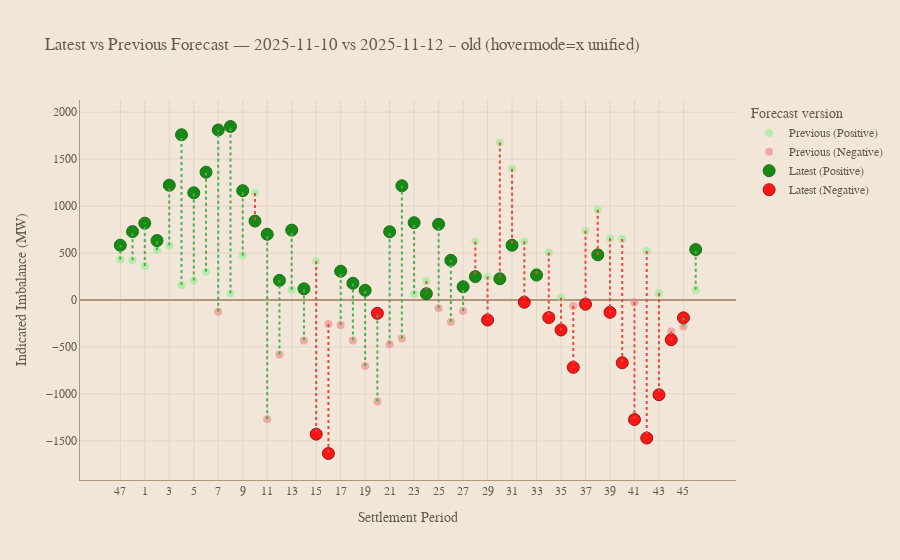
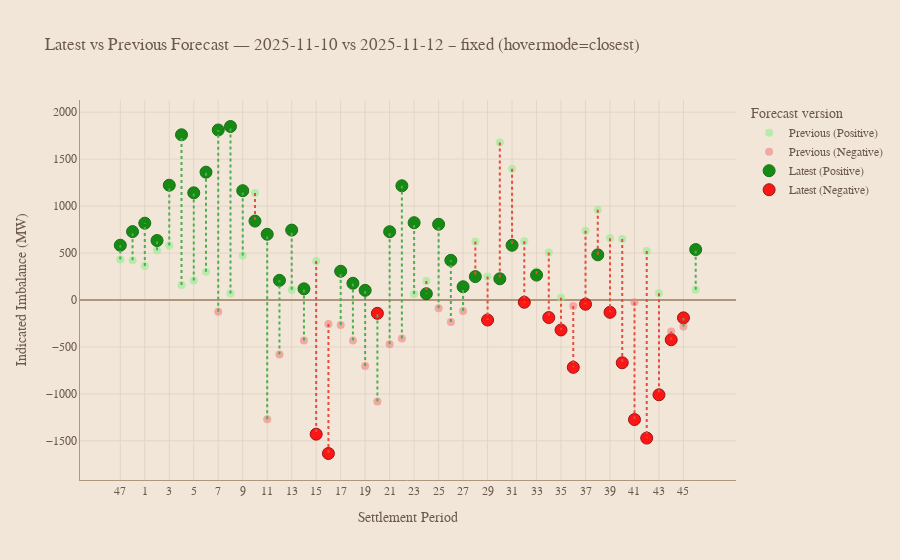
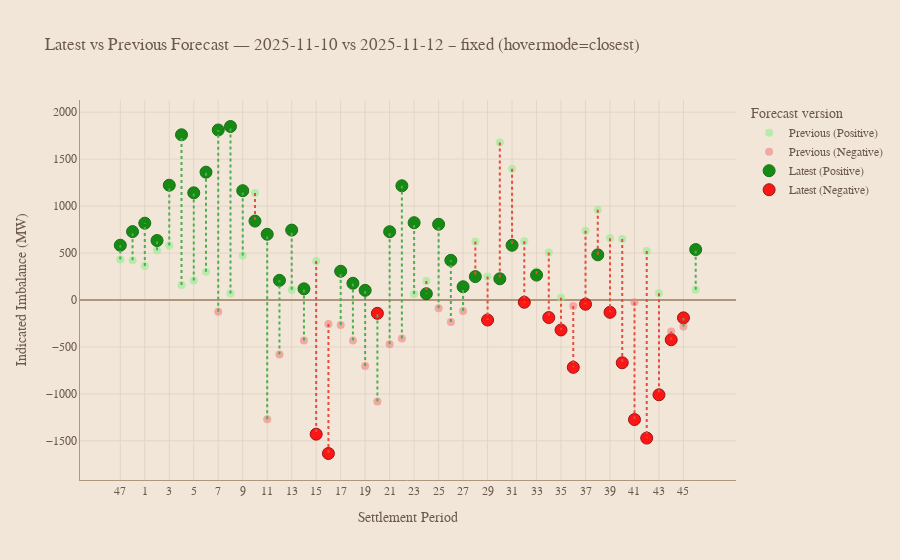

These figures' notebook cell, in order:
### Code cell
test_plot_diff_different_dates(use_ft_style=True)

### Figure 1 — Plotly figure (JSON) as saved in the notebook; plotly's stock layout.template omitted (floating-point values rounded to 4 significant figures)
{"data": [{"hovertemplate": "Previous<br>SP: %{x}<br>Imbalance: %{y:.1f} MW<extra></extra>", "marker": {"color": "lightgreen", "opacity": 0.6, "size": 8}, "mode": "markers", "name": "Previous (Positive)", "type": "scatter", "x": ["47", "48", "1", "2", "3", "4", "6", "5", "8", "9", "10", "13", "15", "23", "24", "28", "29", "30", "31", "32", "33", "34", "35", "37", "38", "39", "40", "42", "43", "46"], "y": [432.0, 423.0, 363.0, 530.0, 580.0, 161.0, 302.0, 208.0, 69.0, 474.0, 1138.0, 109.0, 414.0, 64.0, 202.0, 623.0, 249.0, 1677.0, 1397.0, 626.0, 308.0, 507.0, 25.0, 738.0, 960.0, 658.0, 649.0, 521.0, 71.0, 108.0]}, {"hovertemplate": "Previous<br>SP: %{x}<br>Imbalance: %{y:.1f} MW<extra></extra>", "marker": {"color": "lightcoral", "opacity": 0.6, "size": 8}, "mode": "markers", "name": "Previous (Negative)", "type": "scatter", "x": ["7", "11", "12", "14", "16", "17", "19", "18", "20", "21", "22", "25", "26", "27", "36", "41", "44", "45"], "y": [-126.0, -1269.0, -579.0, -431.0, -255.0, -267.0, -703.0, -431.0, -1080.0, -472.0, -411.0, -88.0, -233.0, -118.0, -65.0, -23.0, -334.0, -282.0]}, {"hovertemplate": "Latest<br>SP: %{x}<br>Imbalance: %{y:.1f} MW<extra></extra>", "marker": {"color": "green", "line": {"color": "darkgreen", "width": 1}, "opacity": 0.9, "size": 12}, "mode": "markers", "name": "Latest (Positive)", "type": "scatter", "x": ["47", "48", "1", "2", "3", "4", "6", "5", "7", "8", "9", "10", "11", "12", "13", "14", "17", "19", "18", "21", "22", "23", "24", "25", "26", "27", "28", "30", "31", "33", "38", "46"], "y": [583.0, 728.0, 818.0, 633.0, 1222.0, 1759.0, 1361.0, 1141.0, 1810.0, 1847.0, 1164.0, 840.0, 700.0, 209.0, 744.0, 119.0, 306.0, 103.0, 178.0, 727.0, 1216.0, 823.0, 67.0, 806.0, 422.0, 141.0, 249.0, 226.0, 583.0, 265.0, 481.0, 537.0]}, {"hovertemplate": "Latest<br>SP: %{x}<br>Imbalance: %{y:.1f} MW<extra></extra>", "marker": {"color": "red", "line": {"color": "darkred", "width": 1}, "opacity": 0.9, "size": 12}, "mode": "markers", "name": "Latest (Negative)", "type": "scatter", "x": ["15", "16", "20", "29", "32", "34", "35", "36", "37", "39", "40", "41", "42", "43", "44", "45"], "y": [-1428.0, -1634.0, -142.0, -213.0, -24.0, -187.0, -319.0, -717.0, -45.0, -131.0, -668.0, -1273.0, -1470.0, -1009.0, -423.0, -190.0]}, {"hoverinfo": "skip", "line": {"color": "#4CAF50", "dash": "dot", "width": 2}, "mode": "lines", "showlegend": false, "type": "scatter", "x": ["47", "47"], "y": [432, 583]}, {"hoverinfo": "skip", "line": {"color": "#4CAF50", "dash": "dot", "width": 2}, "mode": "lines", "showlegend": false, "type": "scatter", "x": ["48", "48"], "y": [423, 728]}, {"hoverinfo": "skip", "line": {"color": "#4CAF50", "dash": "dot", "width": 2}, "mode": "lines", "showlegend": false, "type": "scatter", "x": ["1", "1"], "y": [363, 818]}, {"hoverinfo": "skip", "line": {"color": "#4CAF50", "dash": "dot", "width": 2}, "mode": "lines", "showlegend": false, "type": "scatter", "x": ["2", "2"], "y": [530, 633]}, {"hoverinfo": "skip", "line": {"color": "#4CAF50", "dash": "dot", "width": 2}, "mode": "lines", "showlegend": false, "type": "scatter", "x": ["3", "3"], "y": [580, 1222]}, {"hoverinfo": "skip", "line": {"color": "#4CAF50", "dash": "dot", "width": 2}, "mode": "lines", "showlegend": false, "type": "scatter", "x": ["4", "4"], "y": [161, 1759]}, {"hoverinfo": "skip", "line": {"color": "#4CAF50", "dash": "dot", "width": 2}, "mode": "lines", "showlegend": false, "type": "scatter", "x": ["6", "6"], "y": [302, 1361]}, {"hoverinfo": "skip", "line": {"color": "#4CAF50", "dash": "dot", "width": 2}, "mode": "lines", "showlegend": false, "type": "scatter", "x": ["5", "5"], "y": [208, 1141]}, {"hoverinfo": "skip", "line": {"color": "#4CAF50", "dash": "dot", "width": 2}, "mode": "lines", "showlegend": false, "type": "scatter", "x": ["7", "7"], "y": [-126, 1810]}, {"hoverinfo": "skip", "line": {"color": "#4CAF50", "dash": "dot", "width": 2}, "mode": "lines", "showlegend": false, "type": "scatter", "x": ["8", "8"], "y": [69, 1847]}, {"hoverinfo": "skip", "line": {"color": "#4CAF50", "dash": "dot", "width": 2}, "mode": "lines", "showlegend": false, "type": "scatter", "x": ["9", "9"], "y": [474, 1164]}, {"hoverinfo": "skip", "line": {"color": "#E74C3C", "dash": "dot", "width": 2}, "mode": "lines", "showlegend": false, "type": "scatter", "x": ["10", "10"], "y": [1138, 840]}, {"hoverinfo": "skip", "line": {"color": "#4CAF50", "dash": "dot", "width": 2}, "mode": "lines", "showlegend": false, "type": "scatter", "x": ["11", "11"], "y": [-1269, 700]}, {"hoverinfo": "skip", "line": {"color": "#4CAF50", "dash": "dot", "width": 2}, "mode": "lines", "showlegend": false, "type": "scatter", "x": ["12", "12"], "y": [-579, 209]}, {"hoverinfo": "skip", "line": {"color": "#4CAF50", "dash": "dot", "width": 2}, "mode": "lines", "showlegend": false, "type": "scatter", "x": ["13", "13"], "y": [109, 744]}, {"hoverinfo": "skip", "line": {"color": "#4CAF50", "dash": "dot", "width": 2}, "mode": "lines", "showlegend": false, "type": "scatter", "x": ["14", "14"], "y": [-431, 119]}, {"hoverinfo": "skip", "line": {"color": "#E74C3C", "dash": "dot", "width": 2}, "mode": "lines", "showlegend": false, "type": "scatter", "x": ["15", "15"], "y": [414, -1428]}, {"hoverinfo": "skip", "line": {"color": "#E74C3C", "dash": "dot", "width": 2}, "mode": "lines", "showlegend": false, "type": "scatter", "x": ["16", "16"], "y": [-255, -1634]}, {"hoverinfo": "skip", "line": {"color": "#4CAF50", "dash": "dot", "width": 2}, "mode": "lines", "showlegend": false, "type": "scatter", "x": ["17", "17"], "y": [-267, 306]}, {"hoverinfo": "skip", "line": {"color": "#4CAF50", "dash": "dot", "width": 2}, "mode": "lines", "showlegend": false, "type": "scatter", "x": ["19", "19"], "y": [-703, 103]}, {"hoverinfo": "skip", "line": {"color": "#4CAF50", "dash": "dot", "width": 2}, "mode": "lines", "showlegend": false, "type": "scatter", "x": ["18", "18"], "y": [-431, 178]}, {"hoverinfo": "skip", "line": {"color": "#4CAF50", "dash": "dot", "width": 2}, "mode": "lines", "showlegend": false, "type": "scatter", "x": ["20", "20"], "y": [-1080, -142]}, {"hoverinfo": "skip", "line": {"color": "#4CAF50", "dash": "dot", "width": 2}, "mode": "lines", "showlegend": false, "type": "scatter", "x": ["21", "21"], "y": [-472, 727]}, {"hoverinfo": "skip", "line": {"color": "#4CAF50", "dash": "dot", "width": 2}, "mode": "lines", "showlegend": false, "type": "scatter", "x": ["22", "22"], "y": [-411, 1216]}, {"hoverinfo": "skip", "line": {"color": "#4CAF50", "dash": "dot", "width": 2}, "mode": "lines", "showlegend": false, "type": "scatter", "x": ["23", "23"], "y": [64, 823]}, {"hoverinfo": "skip", "line": {"color": "#E74C3C", "dash": "dot", "width": 2}, "mode": "lines", "showlegend": false, "type": "scatter", "x": ["24", "24"], "y": [202, 67]}, {"hoverinfo": "skip", "line": {"color": "#4CAF50", "dash": "dot", "width": 2}, "mode": "lines", "showlegend": false, "type": "scatter", "x": ["25", "25"], "y": [-88, 806]}, {"hoverinfo": "skip", "line": {"color": "#4CAF50", "dash": "dot", "width": 2}, "mode": "lines", "showlegend": false, "type": "scatter", "x": ["26", "26"], "y": [-233, 422]}, {"hoverinfo": "skip", "line": {"color": "#4CAF50", "dash": "dot", "width": 2}, "mode": "lines", "showlegend": false, "type": "scatter", "x": ["27", "27"], "y": [-118, 141]}, {"hoverinfo": "skip", "line": {"color": "#E74C3C", "dash": "dot", "width": 2}, "mode": "lines", "showlegend": false, "type": "scatter", "x": ["28", "28"], "y": [623, 249]}, {"hoverinfo": "skip", "line": {"color": "#E74C3C", "dash": "dot", "width": 2}, "mode": "lines", "showlegend": false, "type": "scatter", "x": ["29", "29"], "y": [249, -213]}, {"hoverinfo": "skip", "line": {"color": "#E74C3C", "dash": "dot", "width": 2}, "mode": "lines", "showlegend": false, "type": "scatter", "x": ["30", "30"], "y": [1677, 226]}, {"hoverinfo": "skip", "line": {"color": "#E74C3C", "dash": "dot", "width": 2}, "mode": "lines", "showlegend": false, "type": "scatter", "x": ["31", "31"], "y": [1397, 583]}, {"hoverinfo": "skip", "line": {"color": "#E74C3C", "dash": "dot", "width": 2}, "mode": "lines", "showlegend": false, "type": "scatter", "x": ["32", "32"], "y": [626, -24]}, {"hoverinfo": "skip", "line": {"color": "#E74C3C", "dash": "dot", "width": 2}, "mode": "lines", "showlegend": false, "type": "scatter", "x": ["33", "33"], "y": [308, 265]}, {"hoverinfo": "skip", "line": {"color": "#E74C3C", "dash": "dot", "width": 2}, "mode": "lines", "showlegend": false, "type": "scatter", "x": ["34", "34"], "y": [507, -187]}, {"hoverinfo": "skip", "line": {"color": "#E74C3C", "dash": "dot", "width": 2}, "mode": "lines", "showlegend": false, "type": "scatter", "x": ["35", "35"], "y": [25, -319]}, {"hoverinfo": "skip", "line": {"color": "#E74C3C", "dash": "dot", "width": 2}, "mode": "lines", "showlegend": false, "type": "scatter", "x": ["36", "36"], "y": [-65, -717]}, {"hoverinfo": "skip", "line": {"color": "#E74C3C", "dash": "dot", "width": 2}, "mode": "lines", "showlegend": false, "type": "scatter", "x": ["37", "37"], "y": [738, -45]}, {"hoverinfo": "skip", "line": {"color": "#E74C3C", "dash": "dot", "width": 2}, "mode": "lines", "showlegend": false, "type": "scatter", "x": ["38", "38"], "y": [960, 481]}, {"hoverinfo": "skip", "line": {"color": "#E74C3C", "dash": "dot", "width": 2}, "mode": "lines", "showlegend": false, "type": "scatter", "x": ["39", "39"], "y": [658, -131]}, {"hoverinfo": "skip", "line": {"color": "#E74C3C", "dash": "dot", "width": 2}, "mode": "lines", "showlegend": false, "type": "scatter", "x": ["40", "40"], "y": [649, -668]}, {"hoverinfo": "skip", "line": {"color": "#E74C3C", "dash": "dot", "width": 2}, "mode": "lines", "showlegend": false, "type": "scatter", "x": ["41", "41"], "y": [-23, -1273]}, {"hoverinfo": "skip", "line": {"color": "#E74C3C", "dash": "dot", "width": 2}, "mode": "lines", "showlegend": false, "type": "scatter", "x": ["42", "42"], "y": [521, -1470]}, {"hoverinfo": "skip", "line": {"color": "#E74C3C", "dash": "dot", "width": 2}, "mode": "lines", "showlegend": false, "type": "scatter", "x": ["43", "43"], "y": [71, -1009]}, {"hoverinfo": "skip", "line": {"color": "#E74C3C", "dash": "dot", "width": 2}, "mode": "lines", "showlegend": false, "type": "scatter", "x": ["44", "44"], "y": [-334, -423]}, {"hoverinfo": "skip", "line": {"color": "#4CAF50", "dash": "dot", "width": 2}, "mode": "lines", "showlegend": false, "type": "scatter", "x": ["45", "45"], "y": [-282, -190]}, {"hoverinfo": "skip", "line": {"color": "#4CAF50", "dash": "dot", "width": 2}, "mode": "lines", "showlegend": false, "type": "scatter", "x": ["46", "46"], "y": [108, 537]}], "layout": {"font": {"color": "#6b5a4b", "family": "Georgia, serif"}, "hovermode": "x unified", "legend": {"title": {"text": "Forecast version"}}, "paper_bgcolor": "#f2e6d8", "plot_bgcolor": "#f2e6d8", "title": {"text": "Latest vs Previous Forecast — 2025-11-10 vs 2025-11-12 – old (hovermode=x unified)"}, "xaxis": {"categoryarray": ["47", "48", "1", "2", "3", "4", "5", "6", "7", "8", "9", "10", "11", "12", "13", "14", "15", "16", "17", "18", "19", "20", "21", "22", "23", "24", "25", "26", "27", "28", "29", "30", "31", "32", "33", "34", "35", "36", "37", "38", "39", "40", "41", "42", "43", "44", "45", "46"], "categoryorder": "array", "gridcolor": "#e3d5c6", "gridwidth": 1, "linecolor": "#b0977b", "showgrid": true, "tickfont": {"color": "#6b5a4b"}, "title": {"text": "Settlement Period"}}, "yaxis": {"gridcolor": "#e3d5c6", "gridwidth": 1, "linecolor": "#b0977b", "showgrid": true, "tickfont": {"color": "#6b5a4b"}, "title": {"text": "Indicated Imbalance (MW)"}, "zeroline": true, "zerolinecolor": "#b0977b", "zerolinewidth": 2}}}

### Figure 2 — Plotly figure (JSON) as saved in the notebook; plotly's stock layout.template omitted (floating-point values rounded to 4 significant figures)
{"data": [{"hovertemplate": "Previous<br>SP: %{x}<br>Imbalance: %{y:.1f} MW<extra></extra>", "marker": {"color": "lightgreen", "opacity": 0.6, "size": 8}, "mode": "markers", "name": "Previous (Positive)", "type": "scatter", "x": ["47", "48", "1", "2", "3", "4", "6", "5", "8", "9", "10", "13", "15", "23", "24", "28", "29", "30", "31", "32", "33", "34", "35", "37", "38", "39", "40", "42", "43", "46"], "y": [432.0, 423.0, 363.0, 530.0, 580.0, 161.0, 302.0, 208.0, 69.0, 474.0, 1138.0, 109.0, 414.0, 64.0, 202.0, 623.0, 249.0, 1677.0, 1397.0, 626.0, 308.0, 507.0, 25.0, 738.0, 960.0, 658.0, 649.0, 521.0, 71.0, 108.0]}, {"hovertemplate": "Previous<br>SP: %{x}<br>Imbalance: %{y:.1f} MW<extra></extra>", "marker": {"color": "lightcoral", "opacity": 0.6, "size": 8}, "mode": "markers", "name": "Previous (Negative)", "type": "scatter", "x": ["7", "11", "12", "14", "16", "17", "19", "18", "20", "21", "22", "25", "26", "27", "36", "41", "44", "45"], "y": [-126.0, -1269.0, -579.0, -431.0, -255.0, -267.0, -703.0, -431.0, -1080.0, -472.0, -411.0, -88.0, -233.0, -118.0, -65.0, -23.0, -334.0, -282.0]}, {"hovertemplate": "Latest<br>SP: %{x}<br>Imbalance: %{y:.1f} MW<extra></extra>", "marker": {"color": "green", "line": {"color": "darkgreen", "width": 1}, "opacity": 0.9, "size": 12}, "mode": "markers", "name": "Latest (Positive)", "type": "scatter", "x": ["47", "48", "1", "2", "3", "4", "6", "5", "7", "8", "9", "10", "11", "12", "13", "14", "17", "19", "18", "21", "22", "23", "24", "25", "26", "27", "28", "30", "31", "33", "38", "46"], "y": [583.0, 728.0, 818.0, 633.0, 1222.0, 1759.0, 1361.0, 1141.0, 1810.0, 1847.0, 1164.0, 840.0, 700.0, 209.0, 744.0, 119.0, 306.0, 103.0, 178.0, 727.0, 1216.0, 823.0, 67.0, 806.0, 422.0, 141.0, 249.0, 226.0, 583.0, 265.0, 481.0, 537.0]}, {"hovertemplate": "Latest<br>SP: %{x}<br>Imbalance: %{y:.1f} MW<extra></extra>", "marker": {"color": "red", "line": {"color": "darkred", "width": 1}, "opacity": 0.9, "size": 12}, "mode": "markers", "name": "Latest (Negative)", "type": "scatter", "x": ["15", "16", "20", "29", "32", "34", "35", "36", "37", "39", "40", "41", "42", "43", "44", "45"], "y": [-1428.0, -1634.0, -142.0, -213.0, -24.0, -187.0, -319.0, -717.0, -45.0, -131.0, -668.0, -1273.0, -1470.0, -1009.0, -423.0, -190.0]}, {"hoverinfo": "skip", "line": {"color": "#4CAF50", "dash": "dot", "width": 2}, "mode": "lines", "showlegend": false, "type": "scatter", "x": ["47", "47"], "y": [432, 583]}, {"hoverinfo": "skip", "line": {"color": "#4CAF50", "dash": "dot", "width": 2}, "mode": "lines", "showlegend": false, "type": "scatter", "x": ["48", "48"], "y": [423, 728]}, {"hoverinfo": "skip", "line": {"color": "#4CAF50", "dash": "dot", "width": 2}, "mode": "lines", "showlegend": false, "type": "scatter", "x": ["1", "1"], "y": [363, 818]}, {"hoverinfo": "skip", "line": {"color": "#4CAF50", "dash": "dot", "width": 2}, "mode": "lines", "showlegend": false, "type": "scatter", "x": ["2", "2"], "y": [530, 633]}, {"hoverinfo": "skip", "line": {"color": "#4CAF50", "dash": "dot", "width": 2}, "mode": "lines", "showlegend": false, "type": "scatter", "x": ["3", "3"], "y": [580, 1222]}, {"hoverinfo": "skip", "line": {"color": "#4CAF50", "dash": "dot", "width": 2}, "mode": "lines", "showlegend": false, "type": "scatter", "x": ["4", "4"], "y": [161, 1759]}, {"hoverinfo": "skip", "line": {"color": "#4CAF50", "dash": "dot", "width": 2}, "mode": "lines", "showlegend": false, "type": "scatter", "x": ["6", "6"], "y": [302, 1361]}, {"hoverinfo": "skip", "line": {"color": "#4CAF50", "dash": "dot", "width": 2}, "mode": "lines", "showlegend": false, "type": "scatter", "x": ["5", "5"], "y": [208, 1141]}, {"hoverinfo": "skip", "line": {"color": "#4CAF50", "dash": "dot", "width": 2}, "mode": "lines", "showlegend": false, "type": "scatter", "x": ["7", "7"], "y": [-126, 1810]}, {"hoverinfo": "skip", "line": {"color": "#4CAF50", "dash": "dot", "width": 2}, "mode": "lines", "showlegend": false, "type": "scatter", "x": ["8", "8"], "y": [69, 1847]}, {"hoverinfo": "skip", "line": {"color": "#4CAF50", "dash": "dot", "width": 2}, "mode": "lines", "showlegend": false, "type": "scatter", "x": ["9", "9"], "y": [474, 1164]}, {"hoverinfo": "skip", "line": {"color": "#E74C3C", "dash": "dot", "width": 2}, "mode": "lines", "showlegend": false, "type": "scatter", "x": ["10", "10"], "y": [1138, 840]}, {"hoverinfo": "skip", "line": {"color": "#4CAF50", "dash": "dot", "width": 2}, "mode": "lines", "showlegend": false, "type": "scatter", "x": ["11", "11"], "y": [-1269, 700]}, {"hoverinfo": "skip", "line": {"color": "#4CAF50", "dash": "dot", "width": 2}, "mode": "lines", "showlegend": false, "type": "scatter", "x": ["12", "12"], "y": [-579, 209]}, {"hoverinfo": "skip", "line": {"color": "#4CAF50", "dash": "dot", "width": 2}, "mode": "lines", "showlegend": false, "type": "scatter", "x": ["13", "13"], "y": [109, 744]}, {"hoverinfo": "skip", "line": {"color": "#4CAF50", "dash": "dot", "width": 2}, "mode": "lines", "showlegend": false, "type": "scatter", "x": ["14", "14"], "y": [-431, 119]}, {"hoverinfo": "skip", "line": {"color": "#E74C3C", "dash": "dot", "width": 2}, "mode": "lines", "showlegend": false, "type": "scatter", "x": ["15", "15"], "y": [414, -1428]}, {"hoverinfo": "skip", "line": {"color": "#E74C3C", "dash": "dot", "width": 2}, "mode": "lines", "showlegend": false, "type": "scatter", "x": ["16", "16"], "y": [-255, -1634]}, {"hoverinfo": "skip", "line": {"color": "#4CAF50", "dash": "dot", "width": 2}, "mode": "lines", "showlegend": false, "type": "scatter", "x": ["17", "17"], "y": [-267, 306]}, {"hoverinfo": "skip", "line": {"color": "#4CAF50", "dash": "dot", "width": 2}, "mode": "lines", "showlegend": false, "type": "scatter", "x": ["19", "19"], "y": [-703, 103]}, {"hoverinfo": "skip", "line": {"color": "#4CAF50", "dash": "dot", "width": 2}, "mode": "lines", "showlegend": false, "type": "scatter", "x": ["18", "18"], "y": [-431, 178]}, {"hoverinfo": "skip", "line": {"color": "#4CAF50", "dash": "dot", "width": 2}, "mode": "lines", "showlegend": false, "type": "scatter", "x": ["20", "20"], "y": [-1080, -142]}, {"hoverinfo": "skip", "line": {"color": "#4CAF50", "dash": "dot", "width": 2}, "mode": "lines", "showlegend": false, "type": "scatter", "x": ["21", "21"], "y": [-472, 727]}, {"hoverinfo": "skip", "line": {"color": "#4CAF50", "dash": "dot", "width": 2}, "mode": "lines", "showlegend": false, "type": "scatter", "x": ["22", "22"], "y": [-411, 1216]}, {"hoverinfo": "skip", "line": {"color": "#4CAF50", "dash": "dot", "width": 2}, "mode": "lines", "showlegend": false, "type": "scatter", "x": ["23", "23"], "y": [64, 823]}, {"hoverinfo": "skip", "line": {"color": "#E74C3C", "dash": "dot", "width": 2}, "mode": "lines", "showlegend": false, "type": "scatter", "x": ["24", "24"], "y": [202, 67]}, {"hoverinfo": "skip", "line": {"color": "#4CAF50", "dash": "dot", "width": 2}, "mode": "lines", "showlegend": false, "type": "scatter", "x": ["25", "25"], "y": [-88, 806]}, {"hoverinfo": "skip", "line": {"color": "#4CAF50", "dash": "dot", "width": 2}, "mode": "lines", "showlegend": false, "type": "scatter", "x": ["26", "26"], "y": [-233, 422]}, {"hoverinfo": "skip", "line": {"color": "#4CAF50", "dash": "dot", "width": 2}, "mode": "lines", "showlegend": false, "type": "scatter", "x": ["27", "27"], "y": [-118, 141]}, {"hoverinfo": "skip", "line": {"color": "#E74C3C", "dash": "dot", "width": 2}, "mode": "lines", "showlegend": false, "type": "scatter", "x": ["28", "28"], "y": [623, 249]}, {"hoverinfo": "skip", "line": {"color": "#E74C3C", "dash": "dot", "width": 2}, "mode": "lines", "showlegend": false, "type": "scatter", "x": ["29", "29"], "y": [249, -213]}, {"hoverinfo": "skip", "line": {"color": "#E74C3C", "dash": "dot", "width": 2}, "mode": "lines", "showlegend": false, "type": "scatter", "x": ["30", "30"], "y": [1677, 226]}, {"hoverinfo": "skip", "line": {"color": "#E74C3C", "dash": "dot", "width": 2}, "mode": "lines", "showlegend": false, "type": "scatter", "x": ["31", "31"], "y": [1397, 583]}, {"hoverinfo": "skip", "line": {"color": "#E74C3C", "dash": "dot", "width": 2}, "mode": "lines", "showlegend": false, "type": "scatter", "x": ["32", "32"], "y": [626, -24]}, {"hoverinfo": "skip", "line": {"color": "#E74C3C", "dash": "dot", "width": 2}, "mode": "lines", "showlegend": false, "type": "scatter", "x": ["33", "33"], "y": [308, 265]}, {"hoverinfo": "skip", "line": {"color": "#E74C3C", "dash": "dot", "width": 2}, "mode": "lines", "showlegend": false, "type": "scatter", "x": ["34", "34"], "y": [507, -187]}, {"hoverinfo": "skip", "line": {"color": "#E74C3C", "dash": "dot", "width": 2}, "mode": "lines", "showlegend": false, "type": "scatter", "x": ["35", "35"], "y": [25, -319]}, {"hoverinfo": "skip", "line": {"color": "#E74C3C", "dash": "dot", "width": 2}, "mode": "lines", "showlegend": false, "type": "scatter", "x": ["36", "36"], "y": [-65, -717]}, {"hoverinfo": "skip", "line": {"color": "#E74C3C", "dash": "dot", "width": 2}, "mode": "lines", "showlegend": false, "type": "scatter", "x": ["37", "37"], "y": [738, -45]}, {"hoverinfo": "skip", "line": {"color": "#E74C3C", "dash": "dot", "width": 2}, "mode": "lines", "showlegend": false, "type": "scatter", "x": ["38", "38"], "y": [960, 481]}, {"hoverinfo": "skip", "line": {"color": "#E74C3C", "dash": "dot", "width": 2}, "mode": "lines", "showlegend": false, "type": "scatter", "x": ["39", "39"], "y": [658, -131]}, {"hoverinfo": "skip", "line": {"color": "#E74C3C", "dash": "dot", "width": 2}, "mode": "lines", "showlegend": false, "type": "scatter", "x": ["40", "40"], "y": [649, -668]}, {"hoverinfo": "skip", "line": {"color": "#E74C3C", "dash": "dot", "width": 2}, "mode": "lines", "showlegend": false, "type": "scatter", "x": ["41", "41"], "y": [-23, -1273]}, {"hoverinfo": "skip", "line": {"color": "#E74C3C", "dash": "dot", "width": 2}, "mode": "lines", "showlegend": false, "type": "scatter", "x": ["42", "42"], "y": [521, -1470]}, {"hoverinfo": "skip", "line": {"color": "#E74C3C", "dash": "dot", "width": 2}, "mode": "lines", "showlegend": false, "type": "scatter", "x": ["43", "43"], "y": [71, -1009]}, {"hoverinfo": "skip", "line": {"color": "#E74C3C", "dash": "dot", "width": 2}, "mode": "lines", "showlegend": false, "type": "scatter", "x": ["44", "44"], "y": [-334, -423]}, {"hoverinfo": "skip", "line": {"color": "#4CAF50", "dash": "dot", "width": 2}, "mode": "lines", "showlegend": false, "type": "scatter", "x": ["45", "45"], "y": [-282, -190]}, {"hoverinfo": "skip", "line": {"color": "#4CAF50", "dash": "dot", "width": 2}, "mode": "lines", "showlegend": false, "type": "scatter", "x": ["46", "46"], "y": [108, 537]}], "layout": {"font": {"color": "#6b5a4b", "family": "Georgia, serif"}, "hovermode": "closest", "legend": {"title": {"text": "Forecast version"}}, "paper_bgcolor": "#f2e6d8", "plot_bgcolor": "#f2e6d8", "title": {"text": "Latest vs Previous Forecast — 2025-11-10 vs 2025-11-12 – fixed (hovermode=closest)"}, "xaxis": {"categoryarray": ["47", "48", "1", "2", "3", "4", "5", "6", "7", "8", "9", "10", "11", "12", "13", "14", "15", "16", "17", "18", "19", "20", "21", "22", "23", "24", "25", "26", "27", "28", "29", "30", "31", "32", "33", "34", "35", "36", "37", "38", "39", "40", "41", "42", "43", "44", "45", "46"], "categoryorder": "array", "gridcolor": "#e3d5c6", "gridwidth": 1, "linecolor": "#b0977b", "showgrid": true, "tickfont": {"color": "#6b5a4b"}, "title": {"text": "Settlement Period"}}, "yaxis": {"gridcolor": "#e3d5c6", "gridwidth": 1, "linecolor": "#b0977b", "showgrid": true, "tickfont": {"color": "#6b5a4b"}, "title": {"text": "Indicated Imbalance (MW)"}, "zeroline": true, "zerolinecolor": "#b0977b", "zerolinewidth": 2}}}

### Figure 3 — Plotly figure (JSON) as saved in the notebook; plotly's stock layout.template omitted (floating-point values rounded to 4 significant figures)
{"data": [{"hovertemplate": "Previous<br>SP: %{x}<br>Imbalance: %{y:.1f} MW<extra></extra>", "marker": {"color": "lightgreen", "opacity": 0.6, "size": 8}, "mode": "markers", "name": "Previous (Positive)", "type": "scatter", "x": ["47", "48", "1", "2", "3", "4", "6", "5", "8", "9", "10", "13", "15", "23", "24", "28", "29", "30", "31", "32", "33", "34", "35", "37", "38", "39", "40", "42", "43", "46"], "y": [432.0, 423.0, 363.0, 530.0, 580.0, 161.0, 302.0, 208.0, 69.0, 474.0, 1138.0, 109.0, 414.0, 64.0, 202.0, 623.0, 249.0, 1677.0, 1397.0, 626.0, 308.0, 507.0, 25.0, 738.0, 960.0, 658.0, 649.0, 521.0, 71.0, 108.0]}, {"hovertemplate": "Previous<br>SP: %{x}<br>Imbalance: %{y:.1f} MW<extra></extra>", "marker": {"color": "lightcoral", "opacity": 0.6, "size": 8}, "mode": "markers", "name": "Previous (Negative)", "type": "scatter", "x": ["7", "11", "12", "14", "16", "17", "19", "18", "20", "21", "22", "25", "26", "27", "36", "41", "44", "45"], "y": [-126.0, -1269.0, -579.0, -431.0, -255.0, -267.0, -703.0, -431.0, -1080.0, -472.0, -411.0, -88.0, -233.0, -118.0, -65.0, -23.0, -334.0, -282.0]}, {"hovertemplate": "Latest<br>SP: %{x}<br>Imbalance: %{y:.1f} MW<extra></extra>", "marker": {"color": "green", "line": {"color": "darkgreen", "width": 1}, "opacity": 0.9, "size": 12}, "mode": "markers", "name": "Latest (Positive)", "type": "scatter", "x": ["47", "48", "1", "2", "3", "4", "6", "5", "7", "8", "9", "10", "11", "12", "13", "14", "17", "19", "18", "21", "22", "23", "24", "25", "26", "27", "28", "30", "31", "33", "38", "46"], "y": [583.0, 728.0, 818.0, 633.0, 1222.0, 1759.0, 1361.0, 1141.0, 1810.0, 1847.0, 1164.0, 840.0, 700.0, 209.0, 744.0, 119.0, 306.0, 103.0, 178.0, 727.0, 1216.0, 823.0, 67.0, 806.0, 422.0, 141.0, 249.0, 226.0, 583.0, 265.0, 481.0, 537.0]}, {"hovertemplate": "Latest<br>SP: %{x}<br>Imbalance: %{y:.1f} MW<extra></extra>", "marker": {"color": "red", "line": {"color": "darkred", "width": 1}, "opacity": 0.9, "size": 12}, "mode": "markers", "name": "Latest (Negative)", "type": "scatter", "x": ["15", "16", "20", "29", "32", "34", "35", "36", "37", "39", "40", "41", "42", "43", "44", "45"], "y": [-1428.0, -1634.0, -142.0, -213.0, -24.0, -187.0, -319.0, -717.0, -45.0, -131.0, -668.0, -1273.0, -1470.0, -1009.0, -423.0, -190.0]}, {"hoverinfo": "skip", "line": {"color": "#4CAF50", "dash": "dot", "width": 2}, "mode": "lines", "showlegend": false, "type": "scatter", "x": ["47", "47"], "y": [432, 583]}, {"hoverinfo": "skip", "line": {"color": "#4CAF50", "dash": "dot", "width": 2}, "mode": "lines", "showlegend": false, "type": "scatter", "x": ["48", "48"], "y": [423, 728]}, {"hoverinfo": "skip", "line": {"color": "#4CAF50", "dash": "dot", "width": 2}, "mode": "lines", "showlegend": false, "type": "scatter", "x": ["1", "1"], "y": [363, 818]}, {"hoverinfo": "skip", "line": {"color": "#4CAF50", "dash": "dot", "width": 2}, "mode": "lines", "showlegend": false, "type": "scatter", "x": ["2", "2"], "y": [530, 633]}, {"hoverinfo": "skip", "line": {"color": "#4CAF50", "dash": "dot", "width": 2}, "mode": "lines", "showlegend": false, "type": "scatter", "x": ["3", "3"], "y": [580, 1222]}, {"hoverinfo": "skip", "line": {"color": "#4CAF50", "dash": "dot", "width": 2}, "mode": "lines", "showlegend": false, "type": "scatter", "x": ["4", "4"], "y": [161, 1759]}, {"hoverinfo": "skip", "line": {"color": "#4CAF50", "dash": "dot", "width": 2}, "mode": "lines", "showlegend": false, "type": "scatter", "x": ["6", "6"], "y": [302, 1361]}, {"hoverinfo": "skip", "line": {"color": "#4CAF50", "dash": "dot", "width": 2}, "mode": "lines", "showlegend": false, "type": "scatter", "x": ["5", "5"], "y": [208, 1141]}, {"hoverinfo": "skip", "line": {"color": "#4CAF50", "dash": "dot", "width": 2}, "mode": "lines", "showlegend": false, "type": "scatter", "x": ["7", "7"], "y": [-126, 1810]}, {"hoverinfo": "skip", "line": {"color": "#4CAF50", "dash": "dot", "width": 2}, "mode": "lines", "showlegend": false, "type": "scatter", "x": ["8", "8"], "y": [69, 1847]}, {"hoverinfo": "skip", "line": {"color": "#4CAF50", "dash": "dot", "width": 2}, "mode": "lines", "showlegend": false, "type": "scatter", "x": ["9", "9"], "y": [474, 1164]}, {"hoverinfo": "skip", "line": {"color": "#E74C3C", "dash": "dot", "width": 2}, "mode": "lines", "showlegend": false, "type": "scatter", "x": ["10", "10"], "y": [1138, 840]}, {"hoverinfo": "skip", "line": {"color": "#4CAF50", "dash": "dot", "width": 2}, "mode": "lines", "showlegend": false, "type": "scatter", "x": ["11", "11"], "y": [-1269, 700]}, {"hoverinfo": "skip", "line": {"color": "#4CAF50", "dash": "dot", "width": 2}, "mode": "lines", "showlegend": false, "type": "scatter", "x": ["12", "12"], "y": [-579, 209]}, {"hoverinfo": "skip", "line": {"color": "#4CAF50", "dash": "dot", "width": 2}, "mode": "lines", "showlegend": false, "type": "scatter", "x": ["13", "13"], "y": [109, 744]}, {"hoverinfo": "skip", "line": {"color": "#4CAF50", "dash": "dot", "width": 2}, "mode": "lines", "showlegend": false, "type": "scatter", "x": ["14", "14"], "y": [-431, 119]}, {"hoverinfo": "skip", "line": {"color": "#E74C3C", "dash": "dot", "width": 2}, "mode": "lines", "showlegend": false, "type": "scatter", "x": ["15", "15"], "y": [414, -1428]}, {"hoverinfo": "skip", "line": {"color": "#E74C3C", "dash": "dot", "width": 2}, "mode": "lines", "showlegend": false, "type": "scatter", "x": ["16", "16"], "y": [-255, -1634]}, {"hoverinfo": "skip", "line": {"color": "#4CAF50", "dash": "dot", "width": 2}, "mode": "lines", "showlegend": false, "type": "scatter", "x": ["17", "17"], "y": [-267, 306]}, {"hoverinfo": "skip", "line": {"color": "#4CAF50", "dash": "dot", "width": 2}, "mode": "lines", "showlegend": false, "type": "scatter", "x": ["19", "19"], "y": [-703, 103]}, {"hoverinfo": "skip", "line": {"color": "#4CAF50", "dash": "dot", "width": 2}, "mode": "lines", "showlegend": false, "type": "scatter", "x": ["18", "18"], "y": [-431, 178]}, {"hoverinfo": "skip", "line": {"color": "#4CAF50", "dash": "dot", "width": 2}, "mode": "lines", "showlegend": false, "type": "scatter", "x": ["20", "20"], "y": [-1080, -142]}, {"hoverinfo": "skip", "line": {"color": "#4CAF50", "dash": "dot", "width": 2}, "mode": "lines", "showlegend": false, "type": "scatter", "x": ["21", "21"], "y": [-472, 727]}, {"hoverinfo": "skip", "line": {"color": "#4CAF50", "dash": "dot", "width": 2}, "mode": "lines", "showlegend": false, "type": "scatter", "x": ["22", "22"], "y": [-411, 1216]}, {"hoverinfo": "skip", "line": {"color": "#4CAF50", "dash": "dot", "width": 2}, "mode": "lines", "showlegend": false, "type": "scatter", "x": ["23", "23"], "y": [64, 823]}, {"hoverinfo": "skip", "line": {"color": "#E74C3C", "dash": "dot", "width": 2}, "mode": "lines", "showlegend": false, "type": "scatter", "x": ["24", "24"], "y": [202, 67]}, {"hoverinfo": "skip", "line": {"color": "#4CAF50", "dash": "dot", "width": 2}, "mode": "lines", "showlegend": false, "type": "scatter", "x": ["25", "25"], "y": [-88, 806]}, {"hoverinfo": "skip", "line": {"color": "#4CAF50", "dash": "dot", "width": 2}, "mode": "lines", "showlegend": false, "type": "scatter", "x": ["26", "26"], "y": [-233, 422]}, {"hoverinfo": "skip", "line": {"color": "#4CAF50", "dash": "dot", "width": 2}, "mode": "lines", "showlegend": false, "type": "scatter", "x": ["27", "27"], "y": [-118, 141]}, {"hoverinfo": "skip", "line": {"color": "#E74C3C", "dash": "dot", "width": 2}, "mode": "lines", "showlegend": false, "type": "scatter", "x": ["28", "28"], "y": [623, 249]}, {"hoverinfo": "skip", "line": {"color": "#E74C3C", "dash": "dot", "width": 2}, "mode": "lines", "showlegend": false, "type": "scatter", "x": ["29", "29"], "y": [249, -213]}, {"hoverinfo": "skip", "line": {"color": "#E74C3C", "dash": "dot", "width": 2}, "mode": "lines", "showlegend": false, "type": "scatter", "x": ["30", "30"], "y": [1677, 226]}, {"hoverinfo": "skip", "line": {"color": "#E74C3C", "dash": "dot", "width": 2}, "mode": "lines", "showlegend": false, "type": "scatter", "x": ["31", "31"], "y": [1397, 583]}, {"hoverinfo": "skip", "line": {"color": "#E74C3C", "dash": "dot", "width": 2}, "mode": "lines", "showlegend": false, "type": "scatter", "x": ["32", "32"], "y": [626, -24]}, {"hoverinfo": "skip", "line": {"color": "#E74C3C", "dash": "dot", "width": 2}, "mode": "lines", "showlegend": false, "type": "scatter", "x": ["33", "33"], "y": [308, 265]}, {"hoverinfo": "skip", "line": {"color": "#E74C3C", "dash": "dot", "width": 2}, "mode": "lines", "showlegend": false, "type": "scatter", "x": ["34", "34"], "y": [507, -187]}, {"hoverinfo": "skip", "line": {"color": "#E74C3C", "dash": "dot", "width": 2}, "mode": "lines", "showlegend": false, "type": "scatter", "x": ["35", "35"], "y": [25, -319]}, {"hoverinfo": "skip", "line": {"color": "#E74C3C", "dash": "dot", "width": 2}, "mode": "lines", "showlegend": false, "type": "scatter", "x": ["36", "36"], "y": [-65, -717]}, {"hoverinfo": "skip", "line": {"color": "#E74C3C", "dash": "dot", "width": 2}, "mode": "lines", "showlegend": false, "type": "scatter", "x": ["37", "37"], "y": [738, -45]}, {"hoverinfo": "skip", "line": {"color": "#E74C3C", "dash": "dot", "width": 2}, "mode": "lines", "showlegend": false, "type": "scatter", "x": ["38", "38"], "y": [960, 481]}, {"hoverinfo": "skip", "line": {"color": "#E74C3C", "dash": "dot", "width": 2}, "mode": "lines", "showlegend": false, "type": "scatter", "x": ["39", "39"], "y": [658, -131]}, {"hoverinfo": "skip", "line": {"color": "#E74C3C", "dash": "dot", "width": 2}, "mode": "lines", "showlegend": false, "type": "scatter", "x": ["40", "40"], "y": [649, -668]}, {"hoverinfo": "skip", "line": {"color": "#E74C3C", "dash": "dot", "width": 2}, "mode": "lines", "showlegend": false, "type": "scatter", "x": ["41", "41"], "y": [-23, -1273]}, {"hoverinfo": "skip", "line": {"color": "#E74C3C", "dash": "dot", "width": 2}, "mode": "lines", "showlegend": false, "type": "scatter", "x": ["42", "42"], "y": [521, -1470]}, {"hoverinfo": "skip", "line": {"color": "#E74C3C", "dash": "dot", "width": 2}, "mode": "lines", "showlegend": false, "type": "scatter", "x": ["43", "43"], "y": [71, -1009]}, {"hoverinfo": "skip", "line": {"color": "#E74C3C", "dash": "dot", "width": 2}, "mode": "lines", "showlegend": false, "type": "scatter", "x": ["44", "44"], "y": [-334, -423]}, {"hoverinfo": "skip", "line": {"color": "#4CAF50", "dash": "dot", "width": 2}, "mode": "lines", "showlegend": false, "type": "scatter", "x": ["45", "45"], "y": [-282, -190]}, {"hoverinfo": "skip", "line": {"color": "#4CAF50", "dash": "dot", "width": 2}, "mode": "lines", "showlegend": false, "type": "scatter", "x": ["46", "46"], "y": [108, 537]}], "layout": {"font": {"color": "#6b5a4b", "family": "Georgia, serif"}, "hovermode": "closest", "legend": {"title": {"text": "Forecast version"}}, "paper_bgcolor": "#f2e6d8", "plot_bgcolor": "#f2e6d8", "title": {"text": "Latest vs Previous Forecast — 2025-11-10 vs 2025-11-12 – fixed (hovermode=closest)"}, "xaxis": {"categoryarray": ["47", "48", "1", "2", "3", "4", "5", "6", "7", "8", "9", "10", "11", "12", "13", "14", "15", "16", "17", "18", "19", "20", "21", "22", "23", "24", "25", "26", "27", "28", "29", "30", "31", "32", "33", "34", "35", "36", "37", "38", "39", "40", "41", "42", "43", "44", "45", "46"], "categoryorder": "array", "gridcolor": "#e3d5c6", "gridwidth": 1, "linecolor": "#b0977b", "showgrid": true, "tickfont": {"color": "#6b5a4b"}, "title": {"text": "Settlement Period"}}, "yaxis": {"gridcolor": "#e3d5c6", "gridwidth": 1, "linecolor": "#b0977b", "showgrid": true, "tickfont": {"color": "#6b5a4b"}, "title": {"text": "Indicated Imbalance (MW)"}, "zeroline": true, "zerolinecolor": "#b0977b", "zerolinewidth": 2}}}
